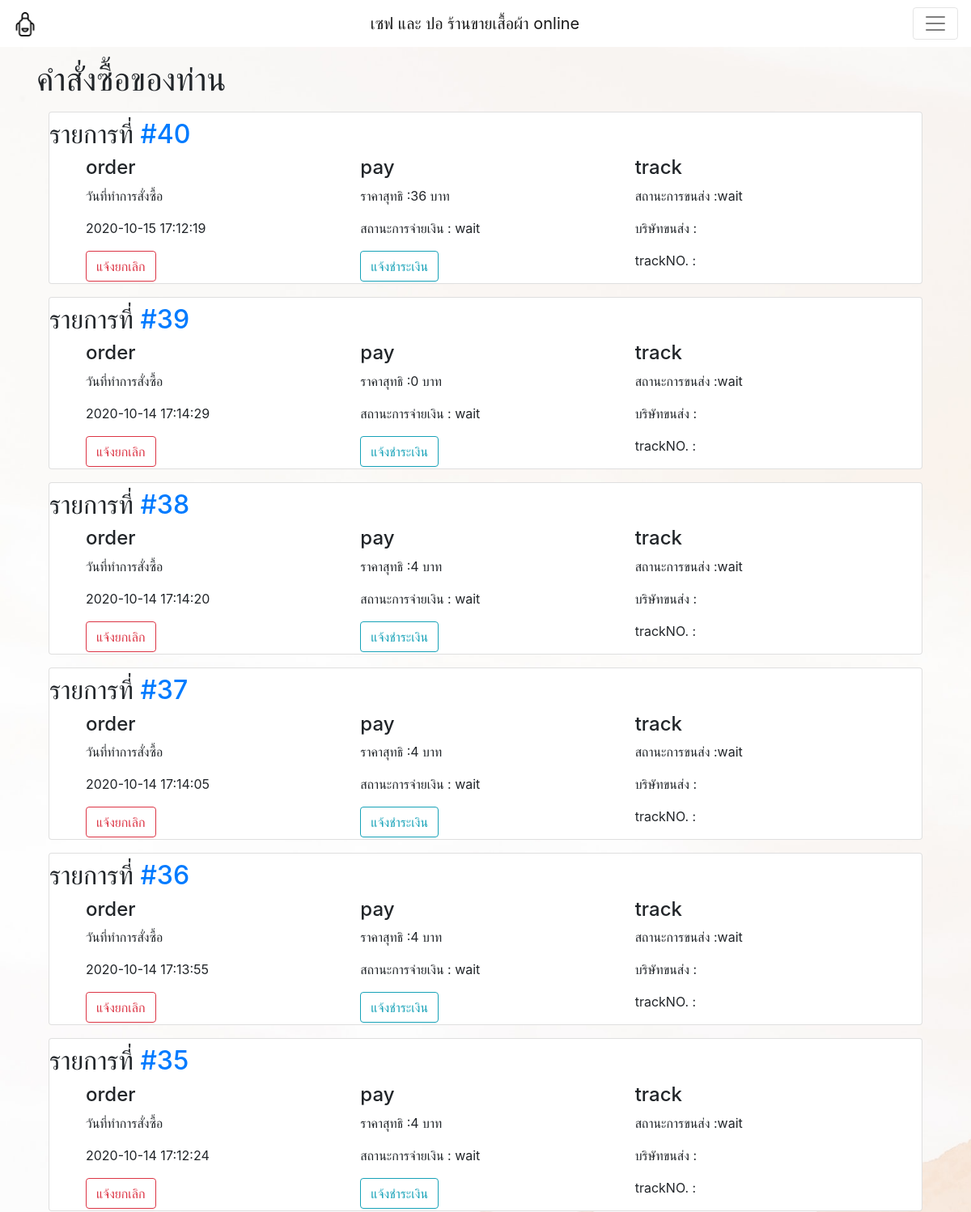
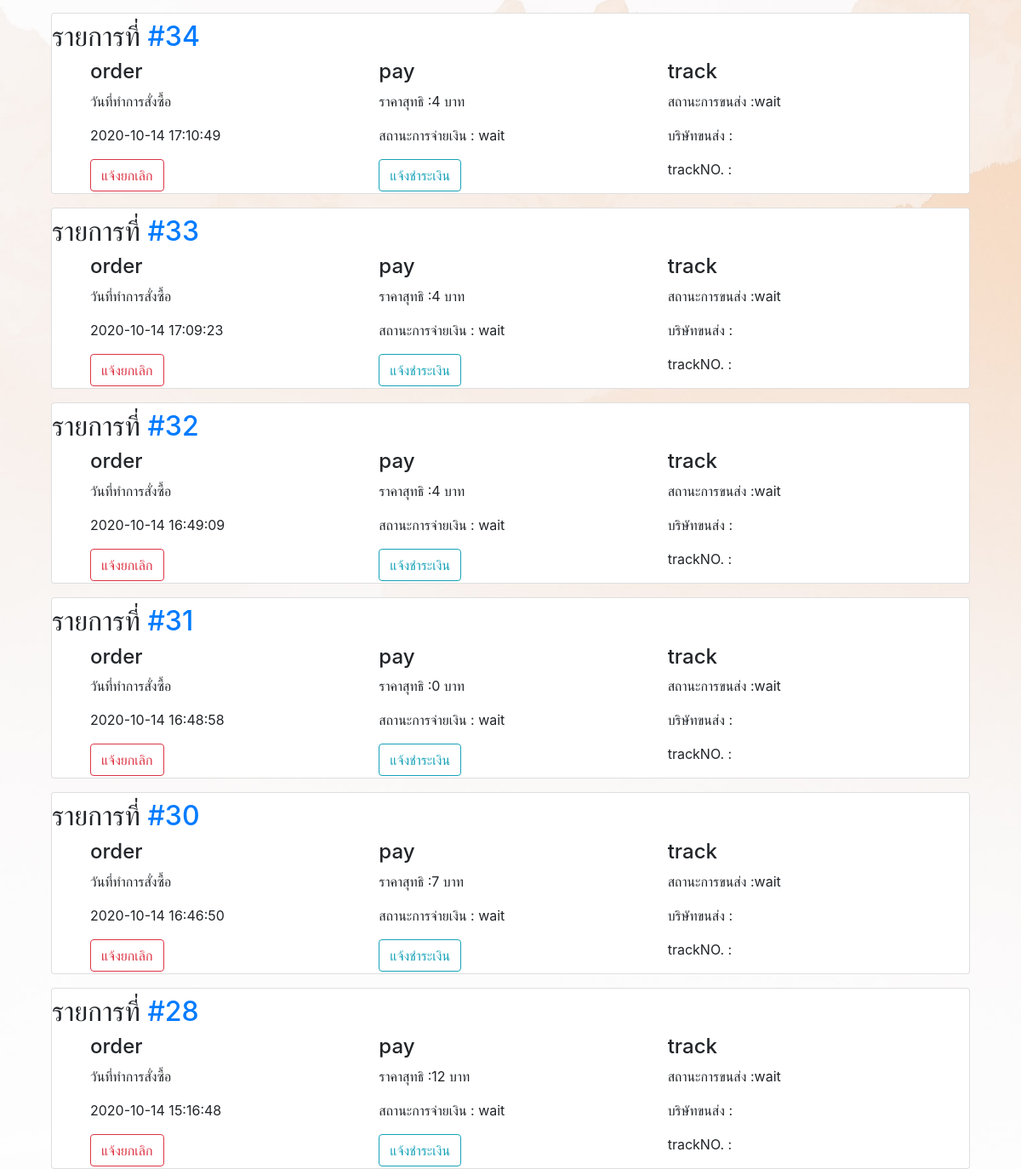
Page /order_user.php on the earlier database version (2 pictures, top to bottom).
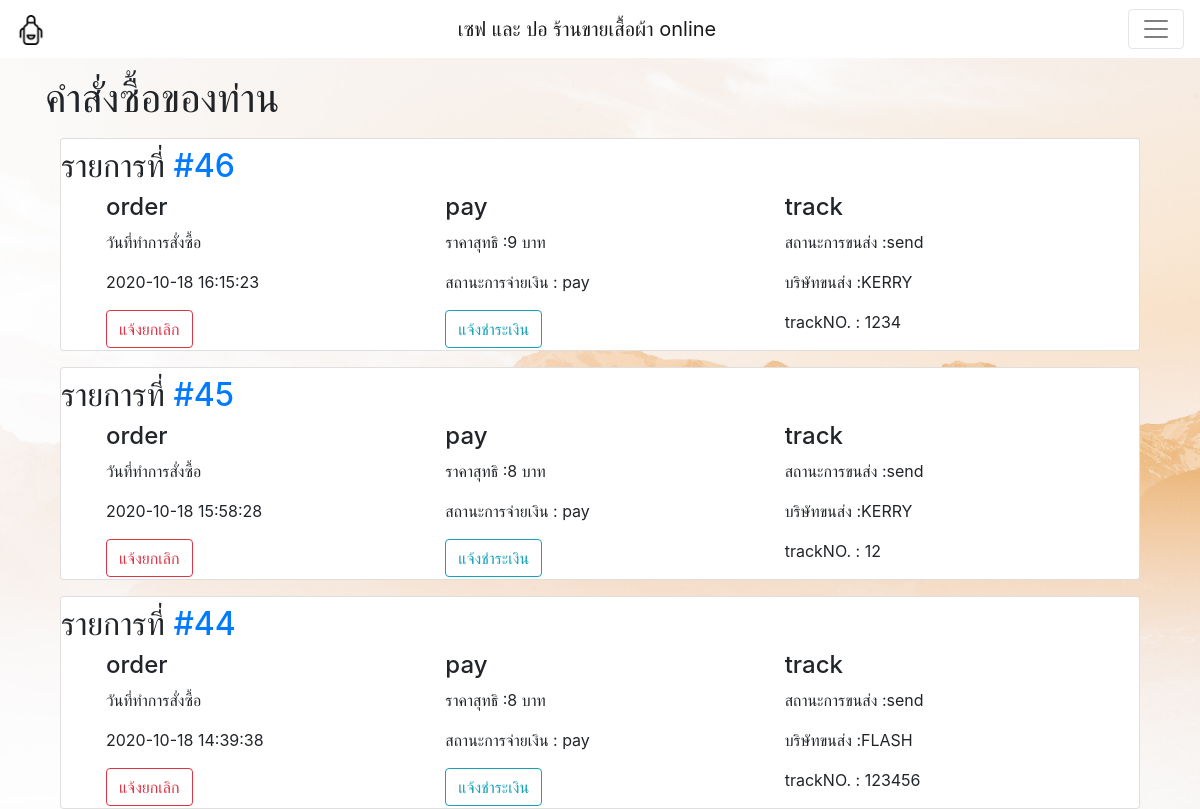
Same page on the later database version.
### tables this page shows
CREATE TABLE `orders` (
  `order_id` int(10) NOT NULL COMMENT 'เลขorder',
  `order_username` int(10) NOT NULL COMMENT 'username คนซื้อ',
  `pay_id` int(10) NOT NULL COMMENT 'เลขรหัสการจ่ายเงิน',
  `track_id` int(10) NOT NULL COMMENT 'เลขติดตามพัสดุ',
  `order_date` datetime NOT NULL COMMENT 'วันที่ทำการสั่งซื้อ'
);

CREATE TABLE `payment` (
  `pay_id` int(4) NOT NULL,
  `pay_username` int(4) NOT NULL COMMENT 'คนจ่ายเงิน',
  `pay_status` enum('wait','check','pay','cancel') NOT NULL,
  `pay_price` int(10) DEFAULT NULL,
  `pay_time` datetime(6) DEFAULT NULL,
  `pay_imagelocation` text DEFAULT NULL
);

CREATE TABLE `track` (
  `track_id` int(4) NOT NULL,
  `track_username` int(4) NOT NULL,
  `track_owner` text DEFAULT NULL,
  `track_no` varchar(20) DEFAULT NULL,
  `track_status` enum('wait','send','cancel') NOT NULL
);

### order_user.php (the view, shortened to what this page needs)
<?php
require_once('connect.php');
?>
<!DOCTYPE html>
<html lang="en">
<head>
  <link rel="stylesheet" href="css/bootstrap.min.css" />
</head>
<body>
  <?php include_once (__DIR__) . ('/include/navbar.php'); ?>
  <?php
  $user =  $_SESSION["user_username"];
  $query = $conn->prepare("SELECT
  orders.order_id,
  orders.order_date,
  orders.order_date,
  payment.pay_id,
  payment.pay_price,
  payment.pay_status,
  track.track_status,
  track.track_owner,
  track.track_no
  FROM orders
  INNER JOIN payment ON orders.pay_id = payment.pay_id
  INNER JOIN track ON orders.track_id = track.track_id
  WHERE orders.order_username = '$user'
  ORDER BY orders.order_date DESC");
  $query->execute();
  ?>
  <div class="container mt-3">
  <h1>คำสั่งซื้อของท่าน</h1>
    <div class="col-12">
      <?php
      while ($result = $query->fetch()) {
      ?>
        <div class="mt-3 card">
            <h2>รายการที่ <a href="#">#<?php echo $result["order_id"] ?> </a></h2>
          <div class="col">
            <div class="col">
              <div class="col">
                <div class="row">
                  <div class="col">
                    <h4>order</h4>
                    <p>วันที่ทำการสั่งซื้อ </p>
                    <p><?php echo $result["order_date"] ?></p>
                    <a href="order_cancel.php?order_id=<?php echo $result["order_id"] ?>" type="button" class="btn btn-outline-danger">แจ้งยกเลิก</a>
                  </div>
                  <div class="col">
                    <h4>pay</h4>
                    <p>ราคาสุทธิ :<?php echo $result["pay_price"] ?> บาท</p>
                    <p>สถานะการจ่ายเงิน : <?php echo $result["pay_status"] ?></p>
                    <a href="payment_detail.php?pay_id=<?php echo $result["pay_id"];?>&order_id=<?php echo $result["order_id"];?>" type="button" class="btn btn-outline-info">แจ้งชำระเงิน</a>
                  </div>
                  <div class="col">
                    <h4>track</h4>
                    <p>สถานะการขนส่ง :<?php echo $result["track_status"] ?></p>
                    <p>บริษัทขนส่ง :<?php echo $result["track_owner"] ?></p>
                    <p>trackNO. : <?php echo $result["track_no"] ?></p>
                  </div>
                </div>
              </div>
            </div>
          </div>
        </div>
      <?php
      }
      ?>
    </div>
  </div>
</body>
</html>

Differences in the rows shown:
removed orders: order_id "40", order_date "2020-10-15 17:12:19", pay.pay_price "36", pay.pay_status "wait", track.track_status "wait"
removed orders: order_id "39", order_date "2020-10-14 17:14:29", pay.pay_price "0", pay.pay_status "wait", track.track_status "wait"
removed orders: order_id "38", order_date "2020-10-14 17:14:20", pay.pay_price "4", pay.pay_status "wait", track.track_status "wait"
removed orders: order_id "37", order_date "2020-10-14 17:14:05", pay.pay_price "4", pay.pay_status "wait", track.track_status "wait"
removed orders: order_id "36", order_date "2020-10-14 17:13:55", pay.pay_price "4", pay.pay_status "wait", track.track_status "wait"
removed orders: order_id "35", order_date "2020-10-14 17:12:24", pay.pay_price "4", pay.pay_status "wait", track.track_status "wait"
removed orders: order_id "34", order_date "2020-10-14 17:10:49", pay.pay_price "4", pay.pay_status "wait", track.track_status "wait"
removed orders: order_id "33", order_date "2020-10-14 17:09:23", pay.pay_price "4", pay.pay_status "wait", track.track_status "wait"
removed orders: order_id "32", order_date "2020-10-14 16:49:09", pay.pay_price "4", pay.pay_status "wait", track.track_status "wait"
removed orders: order_id "31", order_date "2020-10-14 16:48:58", pay.pay_price "0", pay.pay_status "wait", track.track_status "wait"
removed orders: order_id "30", order_date "2020-10-14 16:46:50", pay.pay_price "7", pay.pay_status "wait", track.track_status "wait"
removed orders: order_id "28", order_date "2020-10-14 15:16:48", pay.pay_price "12", pay.pay_status "wait", track.track_status "wait"
added orders: order_id "46", order_date "2020-10-18 16:15:23", pay.pay_price "9", pay.pay_status "pay", track.track_status "send", track.track_owner "KERRY", track.track_no "1234"
added orders: order_id "45", order_date "2020-10-18 15:58:28", pay.pay_price "8", pay.pay_status "pay", track.track_status "send", track.track_owner "KERRY", track.track_no "12"
added orders: order_id "44", order_date "2020-10-18 14:39:38", pay.pay_price "8", pay.pay_status "pay", track.track_status "send", track.track_owner "FLASH", track.track_no "123456"
